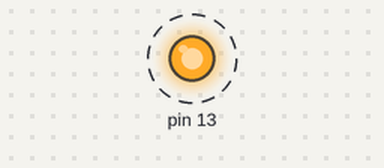
Recording of a sketch running on a simulated Arduino Uno, built with avr-gcc and run on an emulated ATmega328P. Parts: output pins drawn as LEDs (lit = HIGH). Dashed ring = blinking.

Above: at 0.5 s.
Timing chart, 0 to 4.6 s (numbered marks = the images above):
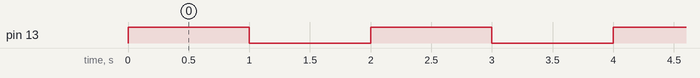

Measured:
- by itself, pin 13: alternates HIGH for 1.0 s and LOW for 1.0 s

The sketch:

02_ClassLed_test.ino
```cpp
/* Led.h와 Led.cpp 파일에 Led클래스를 만든 후 객체를 생성하여 사용해보는 예제 프로그램 */
/* Led.h와 Led.cpp는 내문서/Arduino/Libraries/Led 폴더를 만들어서 그 안에 넣어주세요 */

#include <Led.h>

Led obj(13);	//Led 클래스의 객체 선언

void setup(){
}

void loop(){

   obj.LedHigh();
   delay(1000);

   obj.LedLow();
   delay(1000);
}
```

Led.h
```cpp
//Led.h
//LED On/Off 클래스 정의
#ifndef Led_h
#define Led_h
#include <Arduino.h>
class Led
{
   private:
      int LedPin;
   public:
      Led(int Pin){
         LedPin = Pin;
         pinMode(LedPin, OUTPUT);
      }
      ~Led(){
      }
   public:
      void LedHigh();
      void LedLow();
};
#endif
```
